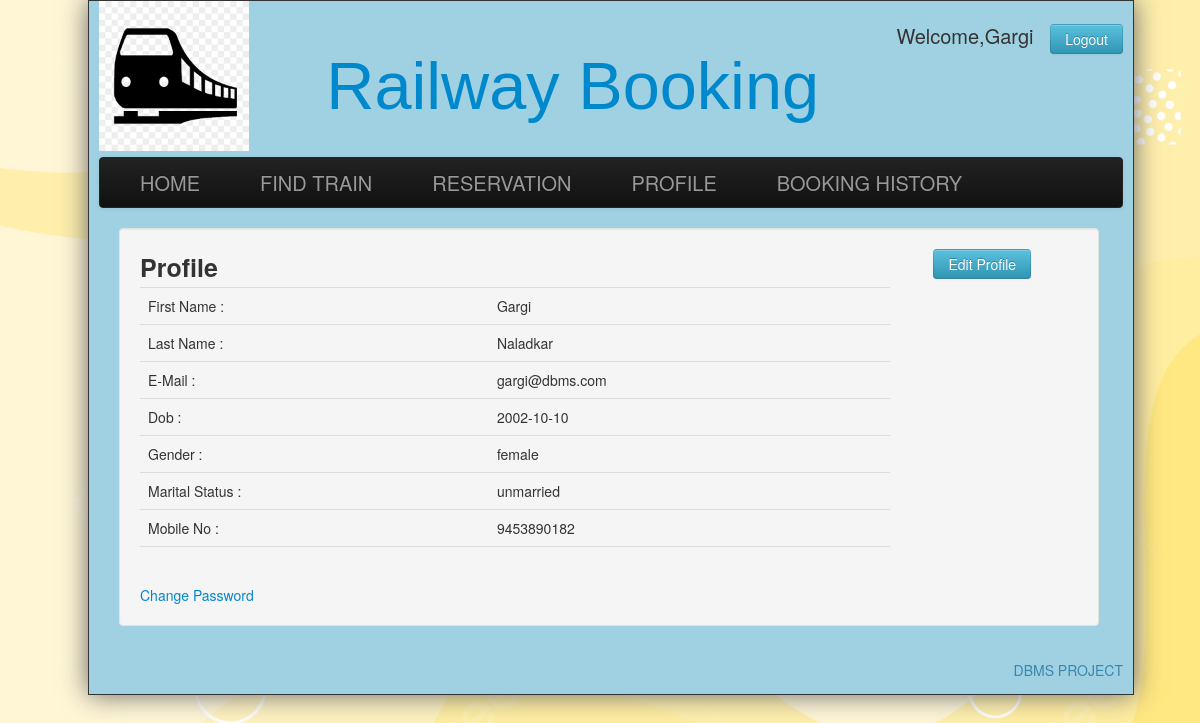
/profile.php (signed in), run on the app's committed database.
### tables this page shows
CREATE TABLE `users` (
  `f_name` varchar(50) NOT NULL,
  `l_name` varchar(50) NOT NULL,
  `email` varchar(50) NOT NULL,
  `password` varchar(20) NOT NULL,
  `gender` varchar(10) NOT NULL,
  `marital` varchar(10) NOT NULL,
  `dob` varchar(20) NOT NULL,
  `mobile` bigint(10) NOT NULL
);

### profile.php (the view, shortened to what this page needs)
<?php
$tbl_name="users";
$name=$_SESSION['name'];
require('firstimport.php');
mysqli_select_db($conn,"$db_name") or die("cannot select db");
$result=mysqli_query($conn,"SELECT * FROM $tbl_name WHERE f_name='$name'");
$row=mysqli_fetch_array($result);
?>
<!DOCTYPE html>
<html>
<head>
	<link href="css/bootstrap.min.css" rel="stylesheet">
	<link href="css/Default.css" rel="stylesheet">
</head>
<body>
	<div class="wrap">
		<div class="header">
			<div style="float:left;width:150px;">
				<img src="images/rlogo.png"/>
			</div>
			<div>
			<div style="float:right; font-size:20px;margin-top:20px;">
			<?php
			 if(isset($_SESSION['name']))
			 {
			 echo "Welcome,".$_SESSION['name']."&nbsp;&nbsp;&nbsp;<a href=\"logout.php\" class=\"btn btn-info\">Logout</a>";
			 }
			 else
			 {
				$_SESSION['error']=15;
				header("location:login1.php");
			 }
			 ?>
			</div>
			<div id="heading">
				<a href="index.php">Railway Booking</a>
			</div>
			</div>
		</div>
		<div class="navbar navbar-inverse" >
			<div class="navbar-inner">
				<div class="container" >
				<a class="brand" href="index.php" >HOME</a>
				<a class="brand" href="train.php" >FIND TRAIN</a>
				<a class="brand" href="reservation.php">RESERVATION</a>
				<a class="brand" href="profile.php">PROFILE</a>
				<a class="brand" href="booking.php">BOOKING HISTORY</a>
				</div>
			</div>
		</div>
		<div class="span12 well pass1">
			<table style="width:100%;">
			<tr>
				<td><span style="font-weight:bold;font-size:25px;">Profile</span>
				<a id="editp1" style="float:right;margin-right:5%;"class="btn btn-info"> Edit Profile</a></td>
			</tr>
			<tr>
				<td>
					<div class="span8" style="float:left;width:80%;">
					<table class="table">
					<tr><td >First Name : </td> <td style="text-transform:capitalize;"><?php echo $row['f_name']; ?></td></tr>
					<tr><td >Last Name : </td> <td style="text-transform:capitalize;"><?php echo $row['l_name']; ?></td></tr>
					<tr><td>E-Mail : </td> <td><?php echo $row['email'];?></td></tr>
					<tr><td>Dob : </td> <td><?php echo $row['dob']; ?></td></tr>
					<tr><td> Gender :</td> <td><?php echo $row['gender'];?></td></tr>
					<tr><td>Marital Status : </td> <td><?php echo $row['marital']; ?></td></tr>
					<tr><td>Mobile No : </td> <td><?php echo $row['mobile'];?></td></tr>
					<tr><td></td> <td></td></tr>
					</table>
					</div>
				</td>
			</tr>
			<tr>
				<td>
				<span style="width:35%;"><a id="cpass">Change Password</a></span>
				</td>
			</tr>
		</table>
		</div>
<footer >
		<div style="width:100%;">
			<div style="float:right;">
			<p class="text-right text-info">DBMS PROJECT</p>
			</div>
		</div>
		</footer>
	</div>
</body>
</html>

### css/Default.css (style rules this page uses)
.header { height: 156px; padding: 0; font-size: 14px; width:100%; }
.wrap { position:absolute; width:1024px; background-color:#9fd1e2; padding:0 10px; border:solid 1px; -o-box-shadow: 10px 10px 5px #888888c4; -moz-box-shadow: 10px 10px 5px #888; -webkit-box-shadow: 10px 10px 5px #888; box-shadow: 0px 0px 25px #666; }
#heading { text-align:center; font-size:50pt; font-family:verdana,helvetica,arial,sans-serif; color:#ce6097; padding-top:35pt; line-height:normal; }
.navbar .brand { padding:10px 40px 10px; }
.span12 { margin-right:20px; }

### data on the page
users: f_name "Gargi", l_name "Naladkar", email "gargi@dbms.com", dob "2002-10-10", gender "female", marital "unmarried", mobile "9453890182"

### other printed values
$_SESSION['name'] "Gargi"
